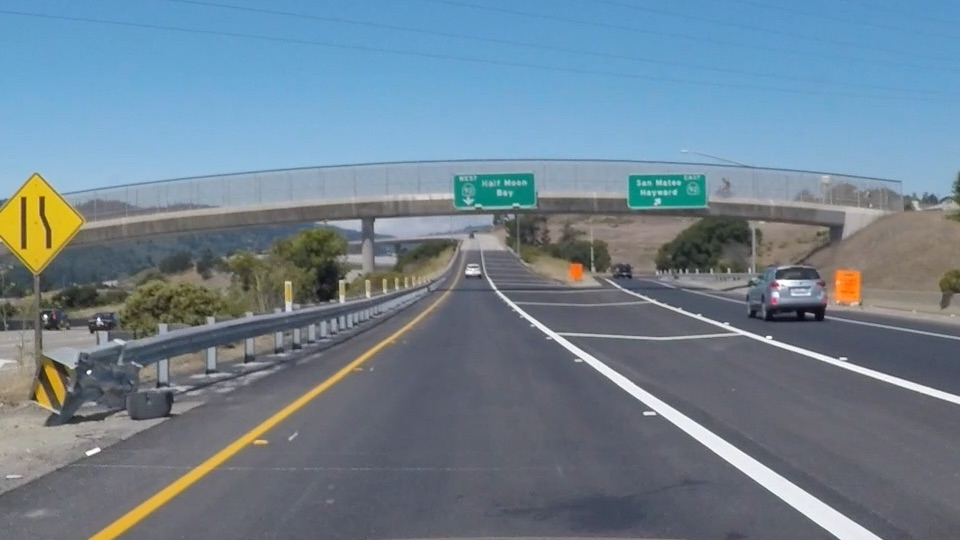
#> input picture sdc/project_4/exit-ramp.jpg, 960 x 540 px
$ jupyter execute workbook.ipynb   (shell and % lines are left out)   (older library calls are emulated)
#> lines starting #> are read from the running program, lines starting #| are printed output that depends on the picture; after the words box and inside, x2 and y2 are one past the last pixel; in counts of white or black regions, pixels touching at a corner belong together
[cell 1]
import pickle
import cv2
import numpy as np
import matplotlib.pyplot as plt
import matplotlib.image as mpimg
import seaborn as sns
from scipy.misc import imread

[cell 2]
sns.set_context("poster")

[cell 3]
img = imread("exit-ramp.jpg")
#> img is the input picture: shape (540, 960, 3); mean R, G, B 111.3, 130.2, 144.4
plt.imshow(img)

[cell 4]
def abs_sobel_thresh(img, orient='x', thresh_min=0, thresh_max=255, sobel_kernel=3):

    # Apply the following steps to img
    # 1) Convert to grayscale
#> called with orient = 'y', thresh_min = 40, thresh_max = 100, sobel_kernel = 3
    gray = cv2.cvtColor(img, cv2.COLOR_RGB2GRAY)
    # 2) Take the derivative in x or y given orient = 'x' or 'y'
    if orient == 'x':
        abs_sobel = np.absolute(cv2.Sobel(gray, cv2.CV_64F, 1, 0, ksize=sobel_kernel))
    if orient == 'y':
        abs_sobel = np.absolute(cv2.Sobel(gray, cv2.CV_64F, 0, 1, ksize=sobel_kernel))

    # 4) Scale to 8-bit (0 - 255) then convert to type = np.uint8
    scaled_sobel = np.uint8(255 * abs_sobel / np.max(abs_sobel))
    # 5) Create a mask of 1's where the scaled gradient magnitude
            # is > thresh_min and < thresh_max
    binary_output = np.zeros_like(scaled_sobel)

    # Here I'm using inclusive (>=, <=) thresholds, but exclusive is ok too
    binary_output[(scaled_sobel >= thresh_min) & (scaled_sobel <= thresh_max)] = 1
    return binary_output

[cell 5]
tmp = abs_sobel_thresh(img, 'y', 40,100)
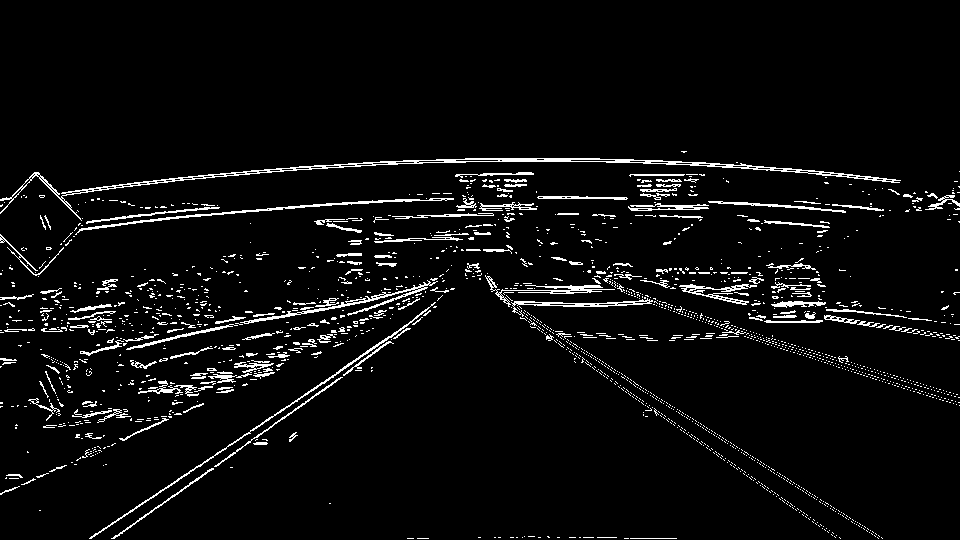
#> tmp: shape (540, 960); values 0 (black) and 1 (white), 4.7% white in thin lines or dots, all inside (x1, y1, x2, y2) = (0, 151, 960, 539)
plt.imshow(tmp, cmap="gray")

[cell 6]
def mag_thresh(img, sobel_kernel=3, mag_thresh=(0, 255)):

    # Apply the following steps to img
    # 1) Convert to grayscale
#> called with sobel_kernel = 9, mag_thresh = (30, 100)
    gray = cv2.cvtColor(img, cv2.COLOR_RGB2GRAY)
    # 2) Take the gradient in x and y separately
    sobel_x = cv2.Sobel(gray, cv2.CV_64F, 1, 0, ksize=sobel_kernel)
    sobel_y = cv2.Sobel(gray, cv2.CV_64F, 0, 1, ksize=sobel_kernel)
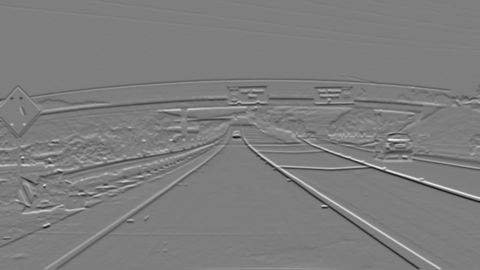
#> sobel_y: shape (540, 960) float64 (shown at 1/2 size); min -1481603, max 1514856, mean -1738.5; drawn with min black and max white

    # 3) Calculate the magnitude
    gradmag = np.sqrt(sobel_x ** 2 + sobel_y ** 2)
    # 4) Scale to 8-bit (0 - 255) and convert to type = np.uint8
    scaled_gradmag = np.uint8(255 * gradmag / np.max(gradmag))
    # 5) Create a binary mask where mag thresholds are met
    binary_output = np.zeros_like(scaled_gradmag)
    # 6) Return this mask as your binary_output image
    binary_output[(scaled_gradmag >= mag_thresh[0]) & (scaled_gradmag <= mag_thresh[1])] = 1
    return binary_output

[cell 7]
tmp = mag_thresh(img, 9, (30,100))
#> tmp: shape (540, 960); values 0 (black) and 1 (white), 12.7% white; 343 white regions (242 under 20 px), largest, box (x1, y1, x2, y2) and area: (0, 157, 960, 540) 47905, (746, 242, 960, 342) 4095, (638, 262, 776, 307) 1286
plt.imshow(tmp, cmap="gray")

[cell 8]
# Define a function to threshold an image for a given range and Sobel kernel
def dir_threshold(img, sobel_kernel=3, thresh=(0, np.pi/2)):
    # Grayscale
#> called with sobel_kernel = 15, thresh = (0.7, 1.2)
    gray = cv2.cvtColor(img, cv2.COLOR_RGB2GRAY)
    # Calculate the x and y gradients
    sobelx = cv2.Sobel(gray, cv2.CV_64F, 1, 0, ksize=sobel_kernel)
    sobely = cv2.Sobel(gray, cv2.CV_64F, 0, 1, ksize=sobel_kernel)
    # Take the absolute value of the gradient direction,
    # apply a threshold, and create a binary image result
    absgraddir = np.arctan2(np.absolute(sobely), np.absolute(sobelx))
    binary_output =  np.zeros_like(absgraddir)
    binary_output[(absgraddir >= thresh[0]) & (absgraddir <= thresh[1])] = 1

    # Return the binary image
    return binary_output

[cell 9]
tmp = dir_threshold(img, 15, (.7,1.2))
#> tmp: shape (540, 960) float64; values 0 (black) and 1 (white), 30.6% white; 7421 white regions (5984 under 20 px), largest, box (x1, y1, x2, y2) and area: (485, 287, 941, 539) 16702, (87, 236, 464, 539) 14478, (1, 174, 95, 303) 2611
plt.imshow(tmp, cmap="gray")

[cell 10]
def color_threshold(img, h_thresh=(15, 100), s_thresh=(90, 255)):
#> called with h_thresh = (15, 100), s_thresh = (90, 255)
    hls = cv2.cvtColor(img, cv2.COLOR_RGB2HLS)
#> hls: shape (540, 960, 3); mean of channels 0, 1, 2 94.5, 128.1, 60.9
    S = hls[:,:,2]
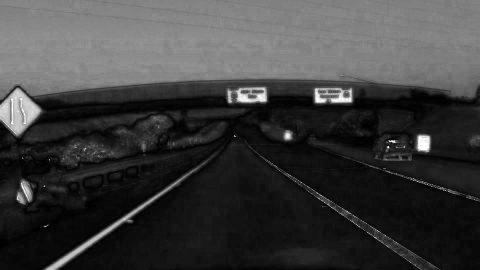
#> S: shape (540, 960) (shown at 1/2 size); min 0, max 255, mean 60.9

    binary = np.zeros_like(S)
    binary[((S >= s_thresh[0]) &
           (S <= s_thresh[1]))] = 1
    return binary

[cell 11]
tmp=color_threshold(img)
#> tmp: shape (540, 960); values 0 (black) and 1 (white), 34.5% white; 256 white regions (229 under 20 px), largest, box (x1, y1, x2, y2) and area: (0, 0, 960, 199) 163233, (0, 176, 83, 272) 4856, (89, 336, 395, 540) 2918
plt.imshow(tmp, cmap="gray")

[cell 12]
def hsv_threshold(img, v_thresh=(0,30)):
    hsv = cv2.cvtColor(img, cv2.COLOR_RGB2HLS)
    S = hsv[:,:,2]

    binary = np.zeros_like(S)
    binary[((S >= v_thresh[0]) & (S <= v_thresh[1]))] = 1
    return binary

[cell 13]
tmp = hsv_threshold(img, (0,30))
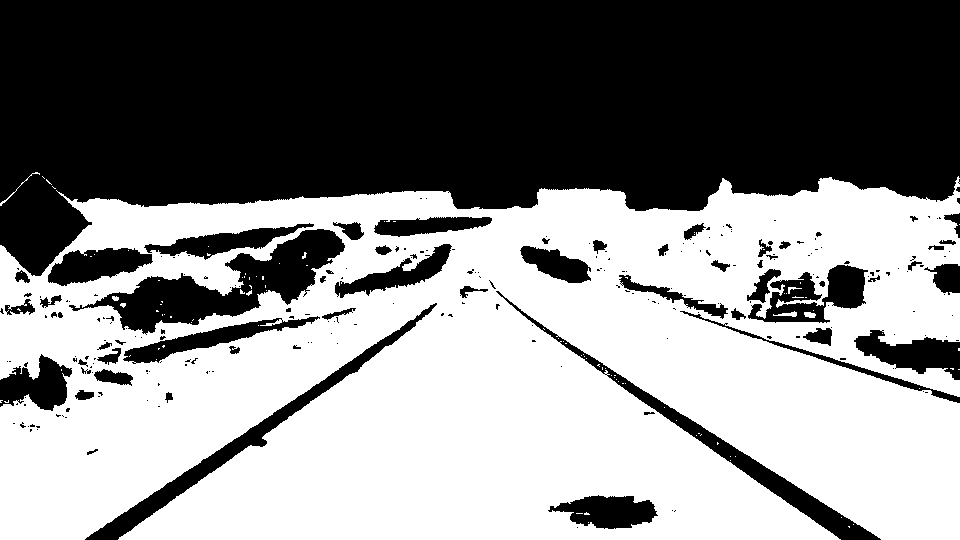
#> tmp: shape (540, 960); values 0 (black) and 1 (white), 52.7% white; 245 black regions (184 under 20 px), largest, box (x1, y1, x2, y2) and area: (0, 0, 960, 276) 194432, (69, 229, 345, 335) 9617, (85, 303, 437, 540) 5237
plt.imshow(tmp)

[cell 14]
def find_lane_line(img):
    x_threshold = abs_sobel_thresh(img, 'x', 30, 120, 31)
#> x_threshold: shape (540, 960); values 0 (black) and 1 (white), 10% white; 404 white regions (116 under 20 px), largest, box (x1, y1, x2, y2) and area: (481, 252, 887, 540) 5292, (85, 236, 467, 540) 3323, (108, 275, 465, 540) 3223
    y_threshold = abs_sobel_thresh(img, 'y', 60, 180, 31)
#> y_threshold: shape (540, 960); values 0 (black) and 1 (white), 7.4% white; 226 white regions (68 under 20 px), largest, box (x1, y1, x2, y2) and area: (498, 288, 883, 539) 3485, (495, 294, 840, 539) 3172, (9, 197, 454, 275) 2647
    d_threshold = dir_threshold(img, 11, (.7,1.2))
#> call 2 of dir_threshold, with sobel_kernel = 11, thresh = (0.7, 1.2)
#> in dir_threshold (call 2), `absgraddir = np.arctan2(np.absolute(sobely), np.absolute(sobelx))`:
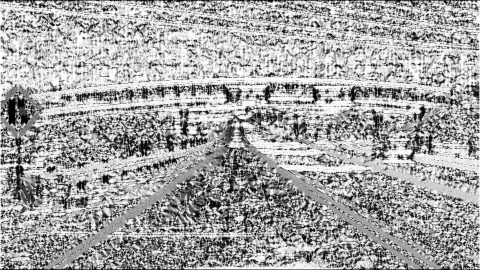
#> absgraddir: shape (540, 960) float64 (shown at 1/2 size); min 0, max 1.57, mean 1.01; drawn with min black and max white
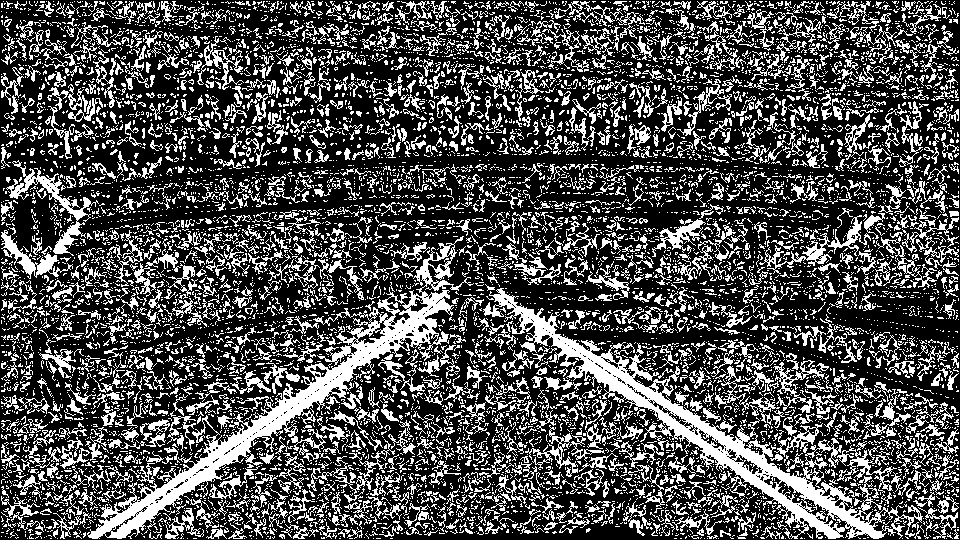
#> d_threshold: shape (540, 960) float64; values 0 (black) and 1 (white), 30.6% white in thin lines or dots
    c_threshold = color_threshold(img)
    v_threshold = hsv_threshold(img)

    binary = np.zeros_like(x_threshold)
    binary[((x_threshold == 1) | (y_threshold == 1)) & (d_threshold == 1) & (v_threshold == 1)] = 1
    return binary

[cell 15]
l_width = 825 - 200
t_width = 637 - 464
midpoint_x = 200 + l_width/2

[cell 16]
midpoint_x - t_width/2

[cell 17]
tmp = find_lane_line(img)
#> tmp: shape (540, 960); values 0 (black) and 1 (white), 3.1% white; 1252 white regions (1103 under 20 px), largest, box (x1, y1, x2, y2) and area: (552, 337, 838, 539) 1800, (557, 334, 885, 538) 1588, (192, 290, 448, 468) 757
source_points = np.array([[398,335],[558,335],[180,480],[780,480]], dtype=np.float32)
dest_points = np.array([[200,100],[800,100],[200,500],[800,500]], dtype=np.float32)
plt.scatter(x=[x[0] for x in source_points], y=[x[1] for x in source_points], c='y', s=40)
plt.scatter(x=[x[0] for x in dest_points], y=[x[1] for x in dest_points], c='b', s=40)
M = cv2.getPerspectiveTransform(source_points, dest_points)
img_size = (tmp.shape[1], tmp.shape[0])
warped = cv2.warpPerspective(tmp, M, img_size, flags=cv2.INTER_LINEAR )
#> warped: shape (540, 960); values 0 (black) and 1 (white), 6.9% white; 132 white regions (77 under 20 px), largest, box (x1, y1, x2, y2) and area: (788, 84, 835, 533) 7429, (734, 116, 785, 534) 7196, (131, 0, 193, 490) 6182
plt.imshow(warped, cmap="gray")

[cell 18]
def moving_average(a, n=3) :
    ret = np.cumsum(a, dtype=float)
    ret[n:] = ret[n:] - ret[:-n]
    return ret[n - 1:] / n

[cell 19]
warped.shape

[cell 20]
#take histogram of the lower third of the image
histogram = np.sum(warped[warped.shape[0]//3 * 2:,:], axis=0)
#> histogram = 960 values, max 173 at index 811, min 0 at index 66, mean 7.3
#smooth it out
histogram = moving_average(histogram, 50)
#> in moving_average, `ret = np.cumsum(a, dtype=float)`: ret = 960 values from 13 to 7011
#> histogram = 911 values, max 50.04 at index 768, min 0 at index 115, mean 7.44

plt.subplot(2,1,1)
plt.imshow(warped, cmap="gray", aspect='auto')
plt.subplot(2,1,2)
plt.xlim((0,warped.shape[1]))
plt.plot(histogram)
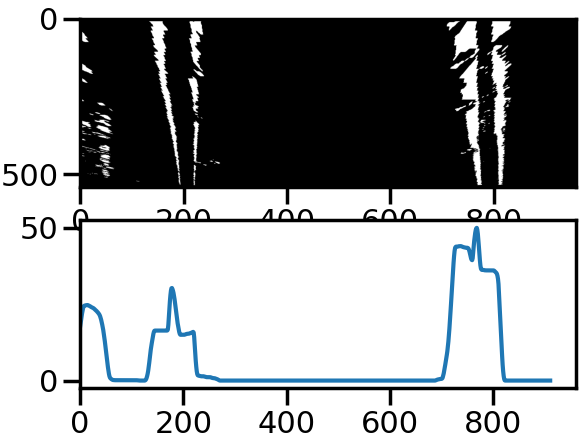
#> figure drawn by matplotlib, 2 panels; panel 2: curve peaks at x = 768, y = 50.04

[cell 21]
out_img = np.dstack((warped, warped, warped))*255
# Find the peak of the left and right halves of the histogram
# These will be the starting point for the left and right lines
midpoint = np.int(histogram.shape[0]/2)
leftx_base = np.argmax(histogram[:midpoint])
#> leftx_base = 178
rightx_base = np.argmax(histogram[midpoint:]) + midpoint
#> rightx_base = 768

max_y = out_img.shape[0]
plt.scatter(x=[leftx_base, rightx_base], y=[max_y,max_y], c='r', s=100)
plt.imshow(out_img)

[cell 22]
# Set the number of sliding windows
nwindows = 9
# Set height of windows
window_height = np.int(warped.shape[0]/nwindows)
# Identify the x and y positions of all nonzero pixels in the image
nonzero = warped.nonzero()
#> nonzero = 35724 positions, rows 0 to 533, columns 0 to 835
nonzeroy = np.array(nonzero[0])
nonzerox = np.array(nonzero[1])

[cell 23]
nonzerox[:200]
#> Out = 200 values, max 835 at index 104, min 131 at index 0, mean 519.5

[cell 24]
# Current positions to be updated for each window
leftx_current = leftx_base
#> leftx_current = 178
rightx_current = rightx_base
#> rightx_current = 768
# Set the width of the windows +/- margin
margin = 100
# Set minimum number of pixels found to recenter window
minpix = 50
# Create empty lists to receive left and right lane pixel indices
left_lane_inds = []
right_lane_inds = []

[cell 25]
# Step through the windows one by one
for window in range(nwindows):
    # Identify window boundaries in x and y (and right and left)
    win_y_low = warped.shape[0] - (window + 1) * window_height
    win_y_high = warped.shape[0] - window * window_height
    win_xleft_low = leftx_current - margin
    win_xleft_high = leftx_current + margin
    win_xright_low = rightx_current - margin
    win_xright_high = rightx_current + margin
    # Draw the windows on the visualization image
    cv2.rectangle(out_img,(win_xleft_low,win_y_low),(win_xleft_high,win_y_high),(0,255,0), 2)
    cv2.rectangle(out_img,(win_xright_low,win_y_low),(win_xright_high,win_y_high),(0,255,0), 2)
    # Identify the nonzero pixels in x and y within the window
    good_left_inds = ((nonzeroy >= win_y_low) & (nonzeroy < win_y_high) & (nonzerox >= win_xleft_low) & (nonzerox < win_xleft_high)).nonzero()[0]
    print(((nonzeroy >= win_y_low) & (nonzeroy < win_y_high) & (nonzerox >= win_xleft_low) & (nonzerox < win_xleft_high)).nonzero())
    print("----")
    good_right_inds = ((nonzeroy >= win_y_low) & (nonzeroy < win_y_high) & (nonzerox >= win_xright_low) & (nonzerox < win_xright_high)).nonzero()[0]
    # Append these indices to the lists
    left_lane_inds.append(good_left_inds)
    right_lane_inds.append(good_right_inds)
    # If you found > minpix pixels, recenter next window on their mean position
    if len(good_left_inds) > minpix:
        leftx_current = np.int(np.mean(nonzerox[good_left_inds]))
    if len(good_right_inds) > minpix:
        rightx_current = np.int(np.mean(nonzerox[good_right_inds]))
#> this loop made 9 passes
#> (win_xleft_low, win_xleft_high, win_xright_low, win_xright_high, leftx_current, rightx_current) on passes 1 to 8: (78, 278, 668, 868, 204, 790), (104, 304, 690, 890, 210, 788), (110, 310, 688, 888, 201, 783), (101, 301, 683, 883, 191, 782), (91, 291, 682, 882, 191, 785), (91, 291, 685, 885, 191, 779), (91, 291, 679, 879, 181, 784), (81, 281, 684, 884, 182, 761)
#> (printed output is left out)
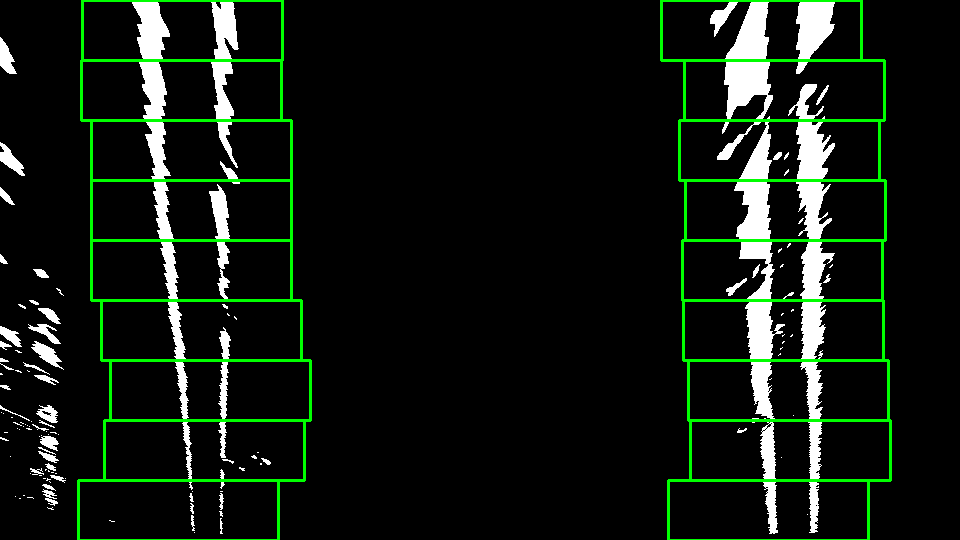
#> out_img: shape (540, 960, 3); mean of channels 0, 1, 2 16.8, 25.4, 16.8; drawn as R, G, B
#> after the loop, left_lane_inds = 9 items; right_lane_inds = 9 items

[cell 26]
# Concatenate the arrays of indices
left_lane_inds = np.concatenate(left_lane_inds)
#> left_lane_inds = 10987 values, max 35718 at index 240, min 0 at index 8354, mean 15454.5
right_lane_inds = np.concatenate(right_lane_inds)

# Extract left and right line pixel positions
leftx = nonzerox[left_lane_inds]
#> leftx = 10987 values, max 270 at index 703, min 109 at index 181, mean 188.4
lefty = nonzeroy[left_lane_inds]
#> lefty = 10987 values, max 533 at index 238, min 0 at index 8354, mean 183.7
rightx = nonzerox[right_lane_inds]
righty = nonzeroy[right_lane_inds]

# Fit a second order polynomial to each
left_fit = np.polyfit(lefty, leftx, 2)
#> left_fit = [0.000111, 0.0052, 181.6]
right_fit = np.polyfit(righty, rightx, 2)
#> right_fit = [-3.56e-06, 0.0381, 771.9]

[cell 27]
# Generate x and y values for plotting
ploty = np.linspace(0, warped.shape[0]-1, warped.shape[0] )
left_fitx = left_fit[0]*ploty**2 + left_fit[1]*ploty + left_fit[2]
#> left_fitx = 540 values from 181.6 to 216.5
right_fitx = right_fit[0]*ploty**2 + right_fit[1]*ploty + right_fit[2]
#> right_fitx = 540 values from 771.9 to 791.4

out_img[nonzeroy[left_lane_inds], nonzerox[left_lane_inds]] = [255, 0, 0]
out_img[nonzeroy[right_lane_inds], nonzerox[right_lane_inds]] = [0, 0, 255]
plt.imshow(out_img)
plt.plot(left_fitx, ploty, color='yellow')
plt.plot(right_fitx, ploty, color='yellow')
plt.xlim(0, 1280)
plt.ylim(720, 0)

[cell 28]
# Assume you now have a new warped binary image
# from the next frame of video (also called "binary_warped")
# It's now much easier to find line pixels!
nonzero = warped.nonzero()
nonzeroy = np.array(nonzero[0])
nonzerox = np.array(nonzero[1])
margin = 100
left_lane_inds = ((nonzerox > (left_fit[0]*(nonzeroy**2) + left_fit[1]*nonzeroy + left_fit[2] - margin)) & (nonzerox < (left_fit[0]*(nonzeroy**2) + left_fit[1]*nonzeroy + left_fit[2] + margin)))
right_lane_inds = ((nonzerox > (right_fit[0]*(nonzeroy**2) + right_fit[1]*nonzeroy + right_fit[2] - margin)) & (nonzerox < (right_fit[0]*(nonzeroy**2) + right_fit[1]*nonzeroy + right_fit[2] + margin)))

# Again, extract left and right line pixel positions
leftx = nonzerox[left_lane_inds]
#> leftx = 10981 values, max 270 at index 10620, min 131 at index 0, mean 188.4
lefty = nonzeroy[left_lane_inds]
#> lefty = 10981 values from 0 to 533
rightx = nonzerox[right_lane_inds]
righty = nonzeroy[right_lane_inds]
# Fit a second order polynomial to each
left_fit = np.polyfit(lefty, leftx, 2)
#> left_fit = [0.000122, 0.00129, 181.8]
right_fit = np.polyfit(righty, rightx, 2)
# Generate x and y values for plotting
ploty = np.linspace(0, warped.shape[0]-1, warped.shape[0] )
left_fitx = left_fit[0]*ploty**2 + left_fit[1]*ploty + left_fit[2]
#> left_fitx = 540 values from 181.8 to 217.8
right_fitx = right_fit[0]*ploty**2 + right_fit[1]*ploty + right_fit[2]

[cell 29]
#Create an image to draw on and an image to show the selection window
out_img = np.dstack((warped, warped, warped))*255
window_img = np.zeros_like(out_img)
# Color in left and right line pixels
out_img[nonzeroy[left_lane_inds], nonzerox[left_lane_inds]] = [255, 0, 0]
out_img[nonzeroy[right_lane_inds], nonzerox[right_lane_inds]] = [0, 0, 255]
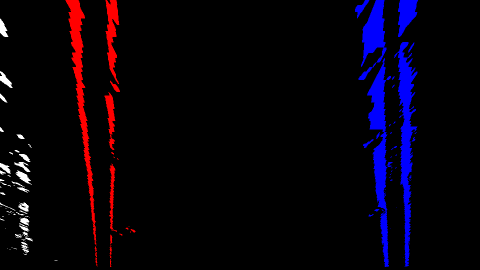
#> out_img: shape (540, 960, 3) (shown at 1/2 size); mean of channels 0, 1, 2 7.1, 1.6, 12.2; drawn as R, G, B

# Generate a polygon to illustrate the search window area
# And recast the x and y points into usable format for cv2.fillPoly()
left_line_window1 = np.array([np.transpose(np.vstack([left_fitx-margin, ploty]))])
#> left_line_window1 = 540 pairs, first value 81.78 to 117.8, second value 0 to 539
left_line_window2 = np.array([np.flipud(np.transpose(np.vstack([left_fitx+margin, ploty])))])
#> left_line_window2 = 540 pairs, first value 281.8 to 317.8, second value 0 to 539
left_line_pts = np.hstack((left_line_window1, left_line_window2))
#> left_line_pts = 1080 pairs, first value 81.78 to 317.8, second value 0 to 539
right_line_window1 = np.array([np.transpose(np.vstack([right_fitx-margin, ploty]))])
#> right_line_window1 = 540 pairs, first value 671.9 to 691.4, second value 0 to 539
right_line_window2 = np.array([np.flipud(np.transpose(np.vstack([right_fitx+margin, ploty])))])
#> right_line_window2 = 540 pairs, first value 871.9 to 891.4, second value 0 to 539
right_line_pts = np.hstack((right_line_window1, right_line_window2))
#> right_line_pts = 1080 pairs, first value 671.9 to 891.4, second value 0 to 539

# Draw the lane onto the warped blank image
cv2.fillPoly(window_img, np.int_([left_line_pts]), (0,255, 0))
cv2.fillPoly(window_img, np.int_([right_line_pts]), (0,255, 0))
result = cv2.addWeighted(out_img, 1, window_img, 0.3, 0)
plt.imshow(result)
plt.plot(left_fitx, ploty, color='yellow')
plt.plot(right_fitx, ploty, color='yellow')
plt.xlim(0, 1280)
plt.ylim(720, 0)
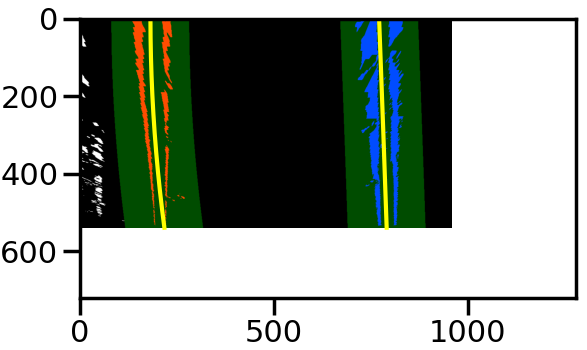
#> figure drawn by matplotlib, 1 panel
